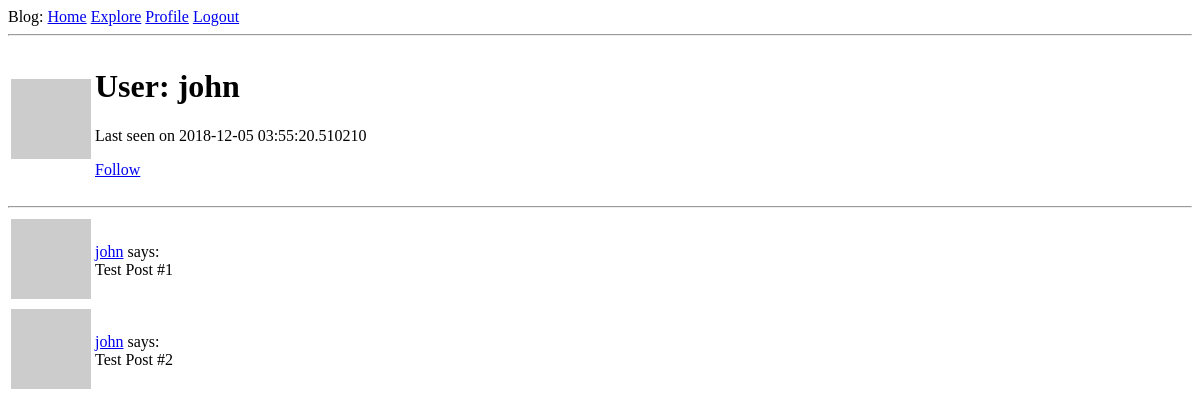
Page /user/john (signed in) on the earlier database version.
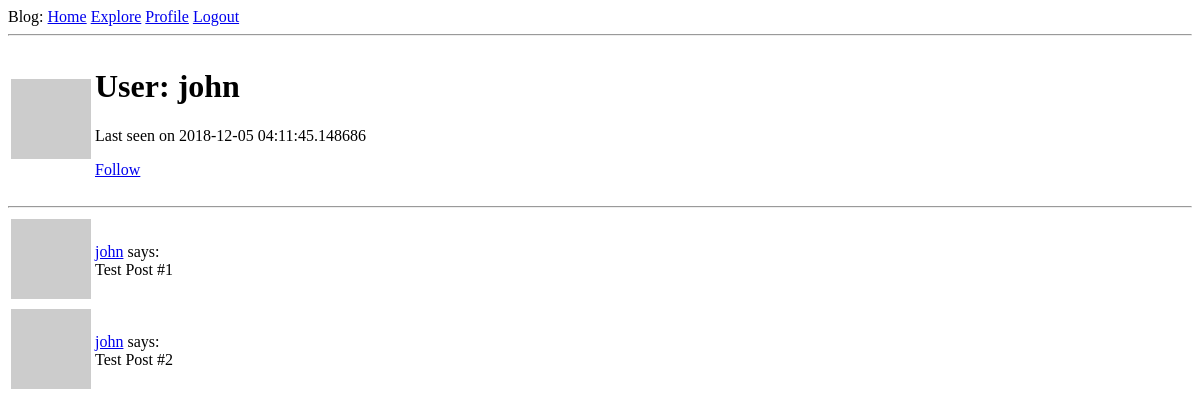
Same page on the later database version.
### app/models.py (models this page shows, shortened)
class User(UserMixin, db.Model):
    id = db.Column(db.Integer, primary_key=True)
    username = db.Column(db.String(64), unique=True, index=True)
    email = db.Column(db.String(128), unique=True, index=True)
    password_hash = db.Column(db.String(128))
    posts = db.relationship('Post', backref='author', lazy='dynamic')
    about_me = db.Column(db.String(140))
    last_seen = db.Column(db.DateTime, default=datetime.utcnow)
    followed = db.relationship(
        'User', secondary=followers,
        primaryjoin=(followers.c.follower_id == id),
        secondaryjoin=(followers.c.followed_id == id),
        backref=db.backref('followers', lazy='dynamic'), lazy='dynamic')
    def avatar(self, size):
        digest = md5(self.email.lower().encode('utf-8')).hexdigest()
        return 'https://www.gravatar.com/avatar/{}?d=identicon&s={}'.format(digest, size)
    def is_following(self, user):
        return self.followed.filter(
            followers.c.followed_id == user.id).count() > 0

### app/routes.py (the view)
@app.route('/user/<username>')
@login_required
def user(username):
    user = User.query.filter_by(username=username).first_or_404()
    posts = [
        {'author': user, 'body': 'Test Post #1'},
        {'author': user, 'body': 'Test Post #2'},
    ]
    return render_template('user.html', user=user, posts=posts)

### app/models.py (called while the page is built)
@login.user_loader
def load_user(id):
    return User.query.get(int(id))

### app/routes.py (called while the page is built)
@app.before_request
def before_request():
    if current_user.is_authenticated:
        current_user.last_seen = datetime.utcnow()
        db.session.commit()

### app/templates/user.html (shortened to what this page needs)
{% extends 'base.html' %}
{% block content %}
    <table>
        <tr align="top">
            <td><img src="{{ user.avatar(128) }}" alt=""></td>
            <td>
                <h1>User: {{ user.username }}</h1>
                {% if user.last_seen %}
                    <p>Last seen on {{ user.last_seen }}</p>
                {% endif %}
                {% if user == current_user %}
                    <p><a href="{{ url_for('edit_profile') }}">Edit your profile</a></p>
                {% elif not current_user.is_following(user) %}
                    <p><a href="{{ url_for('follow', username=user.username) }}">Follow</a></p>
                {% else %}
                    <p><a href="{{ url_for('unfollow', username=user.username) }}">Unfollow</a></p>
                {% endif %}
            </td>
        </tr>
    </table>
    <hr>
    {% for post in posts %}
        {% include '_post.html' %}
    {% endfor %}
{% endblock %}

### app/templates/_post.html
<table>
    <tr align="top">
        <td><img src="{{ post.author.avatar(36) }}" alt=""></td>
        <td>
            <a href="url_for('user', username=post.author.username)">{{ post.author.username }}</a>
            says:<br> {{ post.body }}</td>
    </tr>
</table>

Differences in the rows shown:
changed User "john": last_seen "2018-12-05 03:55:20.510210" → "2018-12-05 04:11:45.148686"
